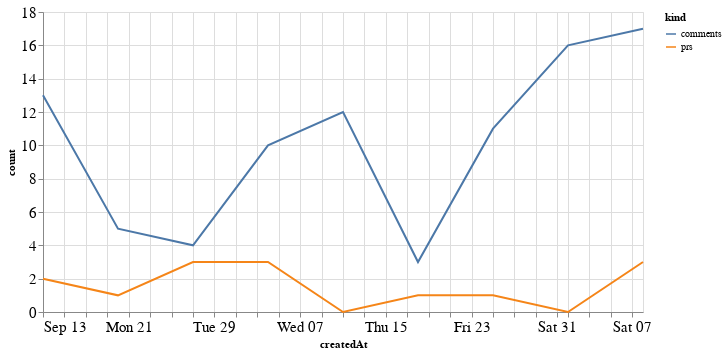

This figure's notebook cell:
### Code cell
alt.Chart(total_time, width=600).mark_line().encode(
    x='createdAt',
    y='count',
    color='kind'
)

### Figure 1 — Vega-Lite specification as saved in the notebook (floating-point values rounded to 4 significant figures)
{"config": {"axisLeft": {"labelFontSize": 15}, "axisBottom": {"labelFontSize": 15}}, "data": {"name": "data-45ec94f5fb2ef9134edb3d0d7cf6a936"}, "mark": "line", "encoding": {"color": {"type": "nominal", "field": "kind"}, "x": {"type": "temporal", "field": "createdAt"}, "y": {"type": "quantitative", "field": "count"}}, "width": 600, "$schema": "https://vega.github.io/schema/vega-lite/v4.8.1.json", "datasets": {"data-45ec94f5fb2ef9134edb3d0d7cf6a936": [{"createdAt": "2020-09-13T00:00:00", "kind": "prs", "count": 2}, {"createdAt": "2020-09-20T00:00:00", "kind": "prs", "count": 1}, {"createdAt": "2020-09-27T00:00:00", "kind": "prs", "count": 3}, {"createdAt": "2020-10-04T00:00:00", "kind": "prs", "count": 3}, {"createdAt": "2020-10-11T00:00:00", "kind": "prs", "count": 0}, {"createdAt": "2020-10-18T00:00:00", "kind": "prs", "count": 1}, {"createdAt": "2020-10-25T00:00:00", "kind": "prs", "count": 1}, {"createdAt": "2020-11-01T00:00:00", "kind": "prs", "count": 0}, {"createdAt": "2020-11-08T00:00:00", "kind": "prs", "count": 3}, {"createdAt": "2020-09-13T00:00:00", "kind": "comments", "count": 13}, {"createdAt": "2020-09-20T00:00:00", "kind": "comments", "count": 5}, {"createdAt": "2020-09-27T00:00:00", "kind": "comments", "count": 4}, {"createdAt": "2020-10-04T00:00:00", "kind": "comments", "count": 10}, {"createdAt": "2020-10-11T00:00:00", "kind": "comments", "count": 12}, {"createdAt": "2020-10-18T00:00:00", "kind": "comments", "count": 3}, {"createdAt": "2020-10-25T00:00:00", "kind": "comments", "count": 11}, {"createdAt": "2020-11-01T00:00:00", "kind": "comments", "count": 16}, {"createdAt": "2020-11-08T00:00:00", "kind": "comments", "count": 17}]}}
